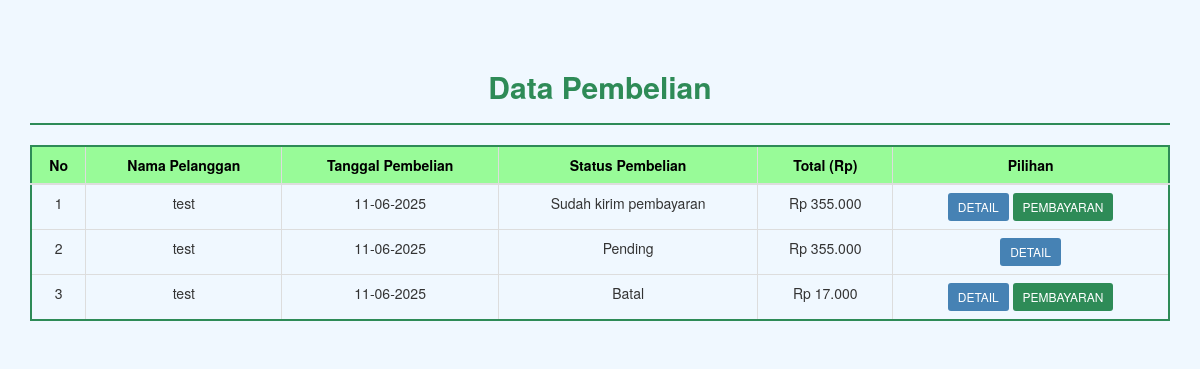
The app's page /admin/pembelian.php, older data.
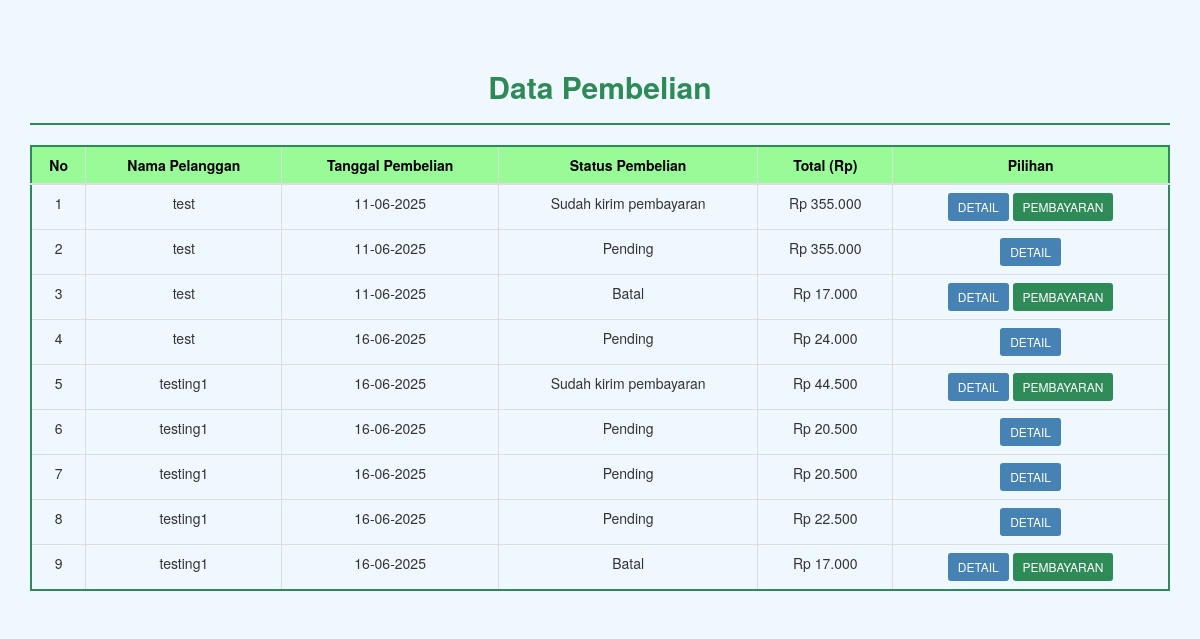
The same page, newer data.
### tables this page shows
CREATE TABLE `pembelian` (
  `id_pembelian` int(11) NOT NULL,
  `id_pelanggan` int(11) NOT NULL,
  `id_ongkir` int(11) NOT NULL,
  `tanggal_pembelian` date NOT NULL,
  `total_pembelian` int(11) NOT NULL,
  `nama_kota` varchar(100) NOT NULL,
  `tarif` int(11) NOT NULL,
  `alamat_pengiriman` text NOT NULL,
  `status_pembelian` varchar(100) NOT NULL DEFAULT 'pending',
  `resi_pengiriman` varchar(50) NOT NULL
);

CREATE TABLE `pelanggan` (
  `id_pelanggan` int(11) NOT NULL,
  `email_pelanggan` varchar(100) NOT NULL,
  `password_pelanggan` varchar(50) NOT NULL,
  `nama_pelanggan` varchar(100) NOT NULL,
  `telepon_pelanggan` varchar(25) NOT NULL,
  `alamat_pelanggan` text NOT NULL
);

### admin/pembelian.php (the view, shortened to what this page needs)
<?php
$koneksi = new mysqli("localhost", "root", "", "toko_kesehatan");
?>
<!DOCTYPE html>
<html>
<head>
    <link rel="stylesheet" href="admin/assets/css/bootstrap.css">
</head>
<body>
<div class="container">
    <h2>Data Pembelian</h2>
    <hr>
    <table class="table table-bordered">
        <thead>
            <tr>
                <th>No</th>
                <th>Nama Pelanggan</th>
                <th>Tanggal Pembelian</th>
                <th>Status Pembelian</th>
                <th>Total (Rp)</th>
                <th>Pilihan</th>
            </tr>
        </thead>
        <tbody>
            <?php $nomor=1; ?>
            <?php $ambil=$koneksi->query("SELECT * FROM pembelian JOIN pelanggan ON pembelian.id_pelanggan=pelanggan.id_pelanggan"); ?>
            <?php while($pecah=$ambil->fetch_assoc()){ ?>
            <tr>
                <td><?php echo $nomor; ?></td>
                <td><?php echo $pecah['nama_pelanggan']; ?></td>
                <td><?php echo date("d-m-Y", strtotime($pecah['tanggal_pembelian'])); ?></td>
                <td><?php echo ucfirst($pecah['status_pembelian']); ?></td>
                <td>Rp <?php echo number_format($pecah['total_pembelian'], 0, ',', '.'); ?></td>
                <td>
                    <a href="index.php?halaman=detail&id=<?php echo $pecah['id_pembelian']; ?>" class="btn btn-info btn-sm">DETAIL</a>
                    <?php if ($pecah['status_pembelian'] !== "pending"): ?>
                        <a href="index.php?halaman=pembayaran&id=<?php echo $pecah['id_pembelian']; ?>" class="btn btn-success btn-sm">PEMBAYARAN</a>
                    <?php endif ?>
                </td>
            </tr>
            <?php $nomor++; ?>
            <?php } ?>
        </tbody>
    </table>
</div>
</body>
</html>

### admin/pembelian.php (style rules this page uses)
body { background-color: #f0f8ff; }
.container { margin-top: 50px; }
h2 { text-align: center; font-weight: bold; color: #2E8B57; }
hr { border-top: 2px solid #2E8B57; }
.table-bordered { border: 2px solid #2E8B57; }
.table thead { background-color: #98FB98; color: black; font-weight: bold; }
.table-bordered td, .table-bordered th { text-align: center; vertical-align: middle; }
.btn-info { background-color: #4682B4; border: none; }
.btn-success { background-color: #2E8B57; border: none; }

Row changes from the older to the newer data that the page shows:
added pembelian: id_pelanggan.nama_pelanggan "test", tanggal_pembelian "16-06-2025", status_pembelian "Pending", total_pembelian "24.000"
added pembelian: id_pelanggan.nama_pelanggan "testing1", tanggal_pembelian "16-06-2025", status_pembelian "Sudah kirim pembayaran", total_pembelian "44.500"
added pembelian: id_pelanggan.nama_pelanggan "testing1", tanggal_pembelian "16-06-2025", status_pembelian "Pending", total_pembelian "20.500"
added pembelian: id_pelanggan.nama_pelanggan "testing1", tanggal_pembelian "16-06-2025", status_pembelian "Pending", total_pembelian "20.500"
added pembelian: id_pelanggan.nama_pelanggan "testing1", tanggal_pembelian "16-06-2025", status_pembelian "Pending", total_pembelian "22.500"
added pembelian: id_pelanggan.nama_pelanggan "testing1", tanggal_pembelian "16-06-2025", status_pembelian "Batal", total_pembelian "17.000"
